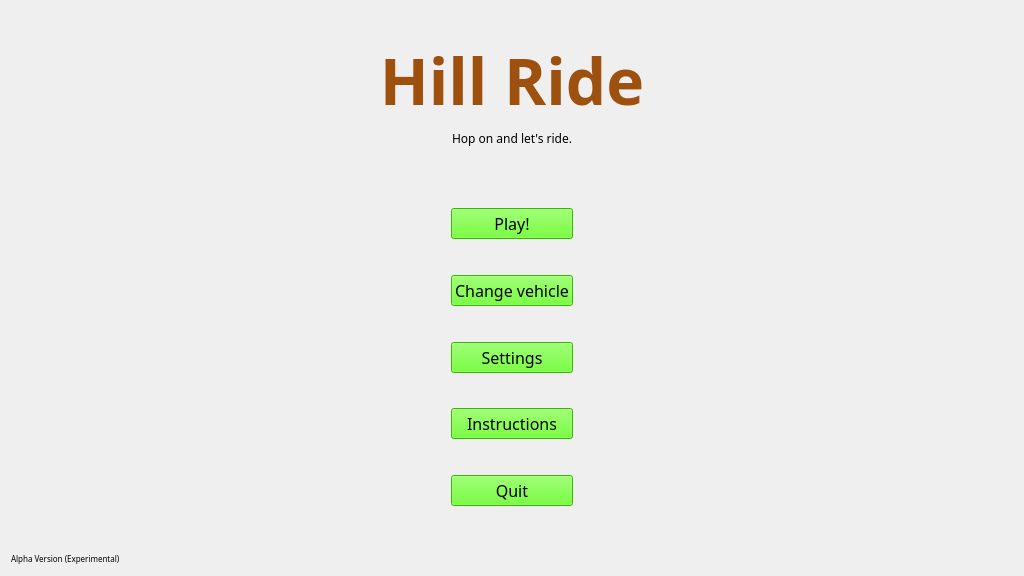
<?xml version="1.0" encoding="UTF-8"?>
<ui version="4.0">
 <class>MainMenu</class>
 <widget class="QMainWindow" name="MainMenu">
  <property name="geometry">
   <rect>
    <x>0</x>
    <y>0</y>
    <width>1024</width>
    <height>576</height>
   </rect>
  </property>
  <property name="sizePolicy">
   <sizepolicy hsizetype="Fixed" vsizetype="Fixed">
    <horstretch>0</horstretch>
    <verstretch>0</verstretch>
   </sizepolicy>
  </property>
  <property name="minimumSize">
   <size>
    <width>1024</width>
    <height>576</height>
   </size>
  </property>
  <property name="cursor">
   <cursorShape>ArrowCursor</cursorShape>
  </property>
  <property name="windowTitle">
   <string>MainMenu</string>
  </property>
  <property name="animated">
   <bool>true</bool>
  </property>
  <widget class="QWidget" name="centralWidget">
   <layout class="QVBoxLayout" name="verticalLayout_3">
    <item>
     <widget class="QStackedWidget" name="stackedWidget">
      <property name="currentIndex">
       <number>0</number>
      </property>
      <widget class="QWidget" name="page">
       <layout class="QVBoxLayout" name="verticalLayout_4">
        <item>
         <layout class="QVBoxLayout" name="verticalLayout_2">
          <item>
           <spacer name="verticalSpacer_8">
            <property name="orientation">
             <enum>Qt::Vertical</enum>
            </property>
            <property name="sizeHint" stdset="0">
             <size>
              <width>20</width>
              <height>40</height>
             </size>
            </property>
           </spacer>
          </item>
          <item>
           <widget class="QLabel" name="label">
            <property name="font">
             <font>
              <family>AKbalthom HighSchool-Fun</family>
              <pointsize>48</pointsize>
             </font>
            </property>
            <property name="text">
             <string>&lt;html&gt;&lt;head/&gt;&lt;body&gt;&lt;p align=&quot;center&quot;&gt;&lt;span style=&quot; font-weight:600; color:#9e510e;&quot;&gt;Hill Ride&lt;/span&gt;&lt;/p&gt;&lt;/body&gt;&lt;/html&gt;</string>
            </property>
            <property name="alignment">
             <set>Qt::AlignCenter</set>
            </property>
           </widget>
          </item>
          <item>
           <widget class="QLabel" name="label_2">
            <property name="font">
             <font>
              <family>AKbalthom Freehand</family>
              <pointsize>9</pointsize>
             </font>
            </property>
            <property name="styleSheet">
             <string notr="true">font-color: rgb(36, 120, 22);</string>
            </property>
            <property name="text">
             <string>&lt;html&gt;&lt;head/&gt;&lt;body&gt;&lt;p&gt;Hop on and let's ride.&lt;/p&gt;&lt;/body&gt;&lt;/html&gt;</string>
            </property>
            <property name="alignment">
             <set>Qt::AlignCenter</set>
            </property>
           </widget>
          </item>
          <item>
           <spacer name="verticalSpacer_7">
            <property name="orientation">
             <enum>Qt::Vertical</enum>
            </property>
            <property name="sizeType">
             <enum>QSizePolicy::Minimum</enum>
            </property>
            <property name="sizeHint" stdset="0">
             <size>
              <width>20</width>
              <height>40</height>
             </size>
            </property>
           </spacer>
          </item>
          <item>
           <spacer name="verticalSpacer">
            <property name="orientation">
             <enum>Qt::Vertical</enum>
            </property>
            <property name="sizeHint" stdset="0">
             <size>
              <width>20</width>
              <height>40</height>
             </size>
            </property>
           </spacer>
          </item>
         </layout>
        </item>
        <item>
         <layout class="QHBoxLayout" name="horizontalLayout">
          <item>
           <spacer name="horizontalSpacer">
            <property name="orientation">
             <enum>Qt::Horizontal</enum>
            </property>
            <property name="sizeType">
             <enum>QSizePolicy::MinimumExpanding</enum>
            </property>
            <property name="sizeHint" stdset="0">
             <size>
              <width>40</width>
              <height>20</height>
             </size>
            </property>
           </spacer>
          </item>
          <item>
           <layout class="QVBoxLayout" name="verticalLayout">
            <item>
             <widget class="QPushButton" name="PlayButton">
              <property name="font">
               <font>
                <family>AKbalthom HighSchool-Frame</family>
                <pointsize>12</pointsize>
                <weight>50</weight>
                <italic>false</italic>
                <bold>false</bold>
               </font>
              </property>
              <property name="styleSheet">
               <string notr="true">background-color: rgb(76, 255, 0);
font: 12pt &quot;AKbalthom HighSchool-Frame&quot;;
background-image: url(:/images/resource/grass-icon.png);


</string>
              </property>
              <property name="text">
               <string>    Play!    </string>
              </property>
              <property name="autoDefault">
               <bool>false</bool>
              </property>
             </widget>
            </item>
            <item>
             <spacer name="verticalSpacer_3">
              <property name="orientation">
               <enum>Qt::Vertical</enum>
              </property>
              <property name="sizeHint" stdset="0">
               <size>
                <width>20</width>
                <height>40</height>
               </size>
              </property>
             </spacer>
            </item>
            <item>
             <widget class="QPushButton" name="changeVehicleButton">
              <property name="font">
               <font>
                <family>AKbalthom HighSchool-Frame</family>
                <pointsize>12</pointsize>
                <weight>50</weight>
                <italic>false</italic>
                <bold>false</bold>
               </font>
              </property>
              <property name="styleSheet">
               <string notr="true">background-color: rgb(76, 255, 0);
font: 12pt &quot;AKbalthom HighSchool-Frame&quot;;
background-image: url(:/images/resource/grass-icon.png);


</string>
              </property>
              <property name="text">
               <string>Change vehicle</string>
              </property>
             </widget>
            </item>
            <item>
             <spacer name="verticalSpacer_4">
              <property name="orientation">
               <enum>Qt::Vertical</enum>
              </property>
              <property name="sizeHint" stdset="0">
               <size>
                <width>20</width>
                <height>40</height>
               </size>
              </property>
             </spacer>
            </item>
            <item>
             <widget class="QPushButton" name="SettingButton">
              <property name="font">
               <font>
                <family>AKbalthom HighSchool-Frame</family>
                <pointsize>12</pointsize>
                <weight>50</weight>
                <italic>false</italic>
                <bold>false</bold>
               </font>
              </property>
              <property name="styleSheet">
               <string notr="true">background-color: rgb(76, 255, 0);
font: 12pt &quot;AKbalthom HighSchool-Frame&quot;;
background-image: url(:/images/resource/grass-icon.png);


</string>
              </property>
              <property name="text">
               <string>Settings</string>
              </property>
             </widget>
            </item>
            <item>
             <spacer name="verticalSpacer_5">
              <property name="orientation">
               <enum>Qt::Vertical</enum>
              </property>
              <property name="sizeHint" stdset="0">
               <size>
                <width>20</width>
                <height>40</height>
               </size>
              </property>
             </spacer>
            </item>
            <item>
             <widget class="QPushButton" name="HelpButton">
              <property name="font">
               <font>
                <family>AKbalthom HighSchool-Frame</family>
                <pointsize>12</pointsize>
                <weight>50</weight>
                <italic>false</italic>
                <bold>false</bold>
               </font>
              </property>
              <property name="styleSheet">
               <string notr="true">background-color: rgb(76, 255, 0);
font: 12pt &quot;AKbalthom HighSchool-Frame&quot;;
background-image: url(:/images/resource/grass-icon.png);


</string>
              </property>
              <property name="text">
               <string>Instructions</string>
              </property>
             </widget>
            </item>
            <item>
             <spacer name="verticalSpacer_6">
              <property name="orientation">
               <enum>Qt::Vertical</enum>
              </property>
              <property name="sizeHint" stdset="0">
               <size>
                <width>20</width>
                <height>40</height>
               </size>
              </property>
             </spacer>
            </item>
            <item>
             <widget class="QPushButton" name="QuitButton">
              <property name="font">
               <font>
                <family>AKbalthom HighSchool-Frame</family>
                <pointsize>12</pointsize>
                <weight>50</weight>
                <italic>false</italic>
                <bold>false</bold>
               </font>
              </property>
              <property name="styleSheet">
               <string notr="true">background-color: rgb(76, 255, 0);
font: 12pt &quot;AKbalthom HighSchool-Frame&quot;;
background-image: url(:/images/resource/grass-icon.png);



</string>
              </property>
              <property name="text">
               <string>Quit</string>
              </property>
             </widget>
            </item>
            <item>
             <spacer name="verticalSpacer_2">
              <property name="orientation">
               <enum>Qt::Vertical</enum>
              </property>
              <property name="sizeHint" stdset="0">
               <size>
                <width>20</width>
                <height>40</height>
               </size>
              </property>
             </spacer>
            </item>
           </layout>
          </item>
          <item>
           <spacer name="horizontalSpacer_7">
            <property name="orientation">
             <enum>Qt::Horizontal</enum>
            </property>
            <property name="sizeType">
             <enum>QSizePolicy::MinimumExpanding</enum>
            </property>
            <property name="sizeHint" stdset="0">
             <size>
              <width>40</width>
              <height>20</height>
             </size>
            </property>
           </spacer>
          </item>
         </layout>
        </item>
       </layout>
      </widget>
      <widget class="QWidget" name="page_2">
       <layout class="QVBoxLayout" name="verticalLayout_8">
        <item>
         <layout class="QVBoxLayout" name="verticalLayout_7">
          <item>
           <layout class="QVBoxLayout" name="verticalLayout_5">
            <item>
             <spacer name="verticalSpacer_10">
              <property name="orientation">
               <enum>Qt::Vertical</enum>
              </property>
              <property name="sizeHint" stdset="0">
               <size>
                <width>20</width>
                <height>40</height>
               </size>
              </property>
             </spacer>
            </item>
            <item>
             <widget class="QLabel" name="label_3">
              <property name="font">
               <font>
                <family>AKbalthom HighSchool-Fun</family>
               </font>
              </property>
              <property name="text">
               <string>&lt;html&gt;&lt;head/&gt;&lt;body&gt;&lt;p align=&quot;center&quot;&gt;&lt;span style=&quot; font-size:18pt;&quot;&gt;Quit now ?&lt;/span&gt;&lt;/p&gt;&lt;/body&gt;&lt;/html&gt;</string>
              </property>
             </widget>
            </item>
            <item>
             <spacer name="verticalSpacer_9">
              <property name="orientation">
               <enum>Qt::Vertical</enum>
              </property>
              <property name="sizeHint" stdset="0">
               <size>
                <width>20</width>
                <height>40</height>
               </size>
              </property>
             </spacer>
            </item>
           </layout>
          </item>
          <item>
           <layout class="QVBoxLayout" name="verticalLayout_6">
            <item>
             <layout class="QHBoxLayout" name="horizontalLayout_2">
              <item>
               <spacer name="horizontalSpacer_4">
                <property name="orientation">
                 <enum>Qt::Horizontal</enum>
                </property>
                <property name="sizeHint" stdset="0">
                 <size>
                  <width>40</width>
                  <height>20</height>
                 </size>
                </property>
               </spacer>
              </item>
              <item>
               <widget class="QPushButton" name="pushButton">
                <property name="sizePolicy">
                 <sizepolicy hsizetype="Expanding" vsizetype="Expanding">
                  <horstretch>0</horstretch>
                  <verstretch>0</verstretch>
                 </sizepolicy>
                </property>
                <property name="font">
                 <font>
                  <family>AKbalthom HighSchool-Frame</family>
                  <pointsize>14</pointsize>
                  <weight>50</weight>
                  <italic>false</italic>
                  <bold>false</bold>
                 </font>
                </property>
                <property name="styleSheet">
                 <string notr="true">background-color: rgb(20, 20, 20);
border-color: rgb(255,255,255);
font: 14pt &quot;AKbalthom HighSchool-Frame&quot;;
background-image: url(:/images/resource/grass-icon(hard).png);
background-color: rgb(76, 255, 0);</string>
                </property>
                <property name="text">
                 <string>Yes!!!</string>
                </property>
               </widget>
              </item>
              <item>
               <spacer name="horizontalSpacer_3">
                <property name="orientation">
                 <enum>Qt::Horizontal</enum>
                </property>
                <property name="sizeHint" stdset="0">
                 <size>
                  <width>40</width>
                  <height>20</height>
                 </size>
                </property>
               </spacer>
              </item>
              <item>
               <widget class="QPushButton" name="pushButton_2">
                <property name="sizePolicy">
                 <sizepolicy hsizetype="Expanding" vsizetype="Expanding">
                  <horstretch>0</horstretch>
                  <verstretch>0</verstretch>
                 </sizepolicy>
                </property>
                <property name="font">
                 <font>
                  <family>AKbalthom HighSchool-Frame</family>
                  <pointsize>14</pointsize>
                  <weight>50</weight>
                  <italic>false</italic>
                  <bold>false</bold>
                 </font>
                </property>
                <property name="styleSheet">
                 <string notr="true">background-color: rgb(20, 20, 20);
border-color: rgb(255,255,255);
font: 14pt &quot;AKbalthom HighSchool-Frame&quot;;
background-image: url(:/images/resource/grass-icon.png);
background-color: rgb(76, 255, 0);</string>
                </property>
                <property name="text">
                 <string>Maybe Later</string>
                </property>
               </widget>
              </item>
              <item>
               <spacer name="horizontalSpacer_5">
                <property name="orientation">
                 <enum>Qt::Horizontal</enum>
                </property>
                <property name="sizeType">
                 <enum>QSizePolicy::Expanding</enum>
                </property>
                <property name="sizeHint" stdset="0">
                 <size>
                  <width>40</width>
                  <height>20</height>
                 </size>
                </property>
               </spacer>
              </item>
             </layout>
            </item>
            <item>
             <spacer name="verticalSpacer_11">
              <property name="orientation">
               <enum>Qt::Vertical</enum>
              </property>
              <property name="sizeType">
               <enum>QSizePolicy::MinimumExpanding</enum>
              </property>
              <property name="sizeHint" stdset="0">
               <size>
                <width>20</width>
                <height>40</height>
               </size>
              </property>
             </spacer>
            </item>
           </layout>
          </item>
         </layout>
        </item>
       </layout>
      </widget>
     </widget>
    </item>
    <item>
     <widget class="QLabel" name="label_4">
      <property name="font">
       <font>
        <family>AKbalthom Freehand</family>
        <pointsize>6</pointsize>
       </font>
      </property>
      <property name="text">
       <string>Alpha Version (Experimental)</string>
      </property>
     </widget>
    </item>
   </layout>
  </widget>
 </widget>
 <layoutdefault spacing="6" margin="11"/>
 <resources/>
 <connections/>
</ui>
